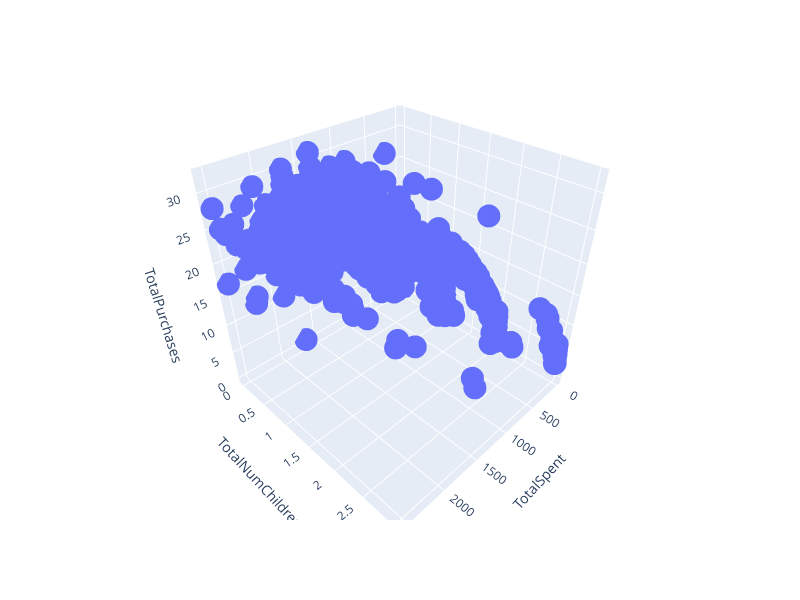

Source (notebook cell):
### Markdown cell above
The more children at home, the less spent on sweet products.  In general, people with more children, spend less, while people with no children are spending a lot more.

### Code cell
fig = px.scatter_3d(df, x='TotalSpent', y='TotalNumChildren', z='TotalPurchases')
fig.update_layout(
    width=800,   # width in pixels
    height=600   # height in pixels
)
fig.show()

### Figure 1 — Plotly figure (JSON) as saved in the notebook; plotly's stock layout.template omitted (floating-point values rounded to 4 significant figures; data arrays with more than 128 entries replaced by an {"elided": "..."} marker saying what was removed)
{"data": [{"hovertemplate": "TotalSpent=%{x}<br>TotalNumChildren=%{y}<br>TotalPurchases=%{z}<extra></extra>", "legendgroup": "", "marker": {"color": "#636efa", "symbol": "circle"}, "mode": "markers", "name": "", "scene": "scene", "showlegend": false, "type": "scatter3d", "x": {"elided": "2226 int values"}, "y": {"elided": "2226 int values"}, "z": {"elided": "2226 int values"}}], "layout": {"height": 600, "legend": {"tracegroupgap": 0}, "margin": {"t": 60}, "scene": {"domain": {"x": [0, 1], "y": [0, 1]}, "xaxis": {"title": {"text": "TotalSpent"}}, "yaxis": {"title": {"text": "TotalNumChildren"}}, "zaxis": {"title": {"text": "TotalPurchases"}}}, "width": 800}}
